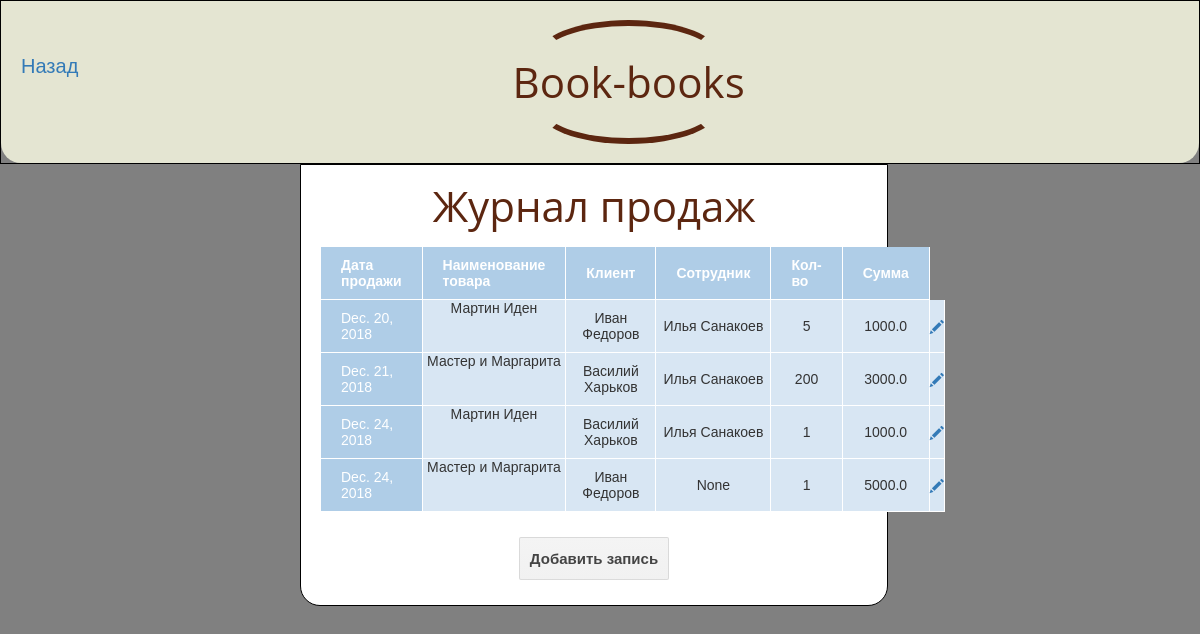
Page /sales/ on the committed database.
### book_book/models.py (models this page shows, shortened)
class Sale(models.Model):
    date = models.DateField('Дата продажи', default=date.today)
    product = models.ForeignKey(Product, verbose_name='Товар', on_delete=models.DO_NOTHING)
    client = models.ForeignKey(Client, verbose_name='Клиент', on_delete=models.DO_NOTHING)
    staffer = models.ForeignKey('Staffer', null=True, verbose_name='Сотрудник', on_delete=models.DO_NOTHING)
    count = models.IntegerField('Кол-во')
    sum = models.FloatField('Сумма')

class Product(models.Model):
    name = models.CharField(u'Название', max_length=255)
    author = models.CharField(u'Автор', max_length=255)
    supplier = models.ForeignKey('Supplier', verbose_name='Поставщик', on_delete=models.DO_NOTHING)
    price = models.FloatField("Цена")
    count = models.IntegerField('Кол-во')
    code = models.CharField(u'Адрес ячейки', max_length=5)
    def __str__(self):
        return '{}'.format(self.name)

class Client(models.Model):
    first_name = models.CharField(u'Имя', max_length=255)
    last_name = models.CharField(u'Фамилия', max_length=255)
    phone = models.CharField('Телефон', unique=True, max_length=12)
    email = models.CharField('Электронная почта', default='-', max_length=50, validators=[validate_email])
    products = models.ManyToManyField('Product', blank=True)
    def __str__(self):
        return '{} {}'.format(self.first_name, self.last_name)

class Staffer(models.Model):
    first_name = models.CharField(u'Имя', max_length=255)
    last_name = models.CharField(u'Фамилия', max_length=255)
    phone = models.CharField('Телефон', unique=True, max_length=12)
    email = models.CharField('Электронная почта', default='-', max_length=50, validators=[validate_email])
    post = models.CharField('Должность', max_length=255)
    def __str__(self):
        return '{} {}'.format(self.first_name, self.last_name)

### book_book/views.py (the view)
# urls.py: path('sales/', views.show_sales),
def show_sales(request):
    sales = Sale.objects.all()
    context = {'sales': sales}
    context['sale_add_url'] = 'add_sale'
    set_path(request.path, context)
    return render(request, 'sales.html', context)

### book_book/views.py (called while the page is built)
def set_path(path, context):
    if path == '/':
        context['back'] = ''
        return
    idx = path[:-1].rindex('/')
    context['back'] = path[:idx + 1]

### book_book/templates/sales.html (shortened to what this page needs)
{% extends 'base.html' %}
{% block content %}
<h1 align="center"> Журнал продаж </h1>
<table align="center" style="margin: 20px">
    <tr>
        <th valign="top">
           Дата продажи
        </th>
        <th valign="top">
           Наименование товара
        </th>
        <th>
            Клиент
        </th>
        <th>
            Сотрудник
        </th>
        <th>
            Кол-во
        </th>
        <th>
            Сумма
        </th>
    </tr>
    {% for sale in sales %}
    <tr>
        <td valign="top">
           {{ sale.date }}
        </td>
        <td valign="top">
           {{ sale.product }}
        </td>
        <td>
            {{ sale.client }}
        </td>
        <td>
            {{ sale.staffer }}
        </td>
        <td>
           {{ sale.count }}
        </td>
        <td>
           {{ sale.sum }}
        </td>
        <td>
           <a href="edit_{{ sale.pk }}"><span class="glyphicon glyphicon-pencil" aria-hidden="true"></span></a>
        </td>
    </tr>
    {% endfor %}
</table>
<div align="center" class="block">
    <a href="{{ sale_add_url }}" class="button15">
        Добавить запись
    </a>
</div>
{% endblock %}
{% block back %}
<a style="float: left; font-size: 20px" href="{{ back }}"> Назад</a>
{% endblock %}

### book_book/templates/base.html (shortened to what this page needs)
{% load static %}
<head>
    <link rel="stylesheet" href="https://maxcdn.bootstrapcdn.com/bootstrap/3.3.7/css/bootstrap.min.css">
    <link rel="stylesheet" href="{% static 'css/list.css' %}">
</head>
<body bgcolor="grey">
<div style="border: 1px solid black;">
    <div class="two" style="border-radius: 0 0 20px 20px;">{% block back %}{% endblock %}<a href="/"><h1> Book-books</h1></a></div>
</div>
<div class="parent">
    <div class="child" style="border-radius: 0 0 20px 20px; width: 49%; border: 1px solid black; background: white;" >
        {% block content %}
        {% endblock %}
    </div>
</div>
</body>

### book_book/static/css/list.css (style rules this page uses)
a.button15 { display: inline-block; font-family: arial,sans-serif; font-size: 15px; font-weight: bold; color: rgb(68,68,68); text-decoration: none; user-select: none; padding: 10 10; outline: none; border: 1px solid rgba(0,0,0,.1); border-radius: 2px; background: rgb(245,245,245) linear-gradient(#f4f4f4, #f1f1f1); transition: all .218s ease 0s; }
.two { background: #E4E5D2; padding: 50px 20px; text-align: center; }
.two h1 { font-family: 'Open Sans', sans-serif; position: relative; color: #5C2610; font-size: 3em; font-weight: normal; line-height: 1; padding: 10px 0; margin: 0; display: inline-block; }
.two h1:before { content: ""; position: absolute; top: 50%; left: 50%; transform: translate(-50%,-50%); width: 80%; height: 200%; border-radius: 50%/30%; border: 6px solid #5C2610; border-left-color: transparent; border-right-color: transparent; }
.child { float: left; padding: 0; display: inline-block; }
.block { margin: 25 25; }
body { margin: 0; background-color: grey; }
table { font-family: "Lucida Sans Unicode", "Lucida Grande", Sans-Serif; font-size: 14px; border-collapse: collapse; text-align: center; }
th, td:first-child { background: #AFCDE7; color: white; padding: 10px 20px; }
th, td { border-style: solid; border-width: 0 1px 1px 0; border-color: white; }
td { background: #D8E6F3; }
th:first-child, td:first-child { text-align: left; }
h1 { font-family: 'Open Sans', sans-serif; position: relative; color: #5C2610; font-size: 3em; font-weight: normal; line-height: 1; align: center; }

### rows in the picture
Sale: date "Dec. 20, 2018", product "Мартин Иден", client "Иван Федоров", staffer "Илья Санакоев", count "5", sum "1000.0"
Sale: date "Dec. 21, 2018", product "Мастер и Маргарита", client "Василий Харьков", staffer "Илья Санакоев", count "200", sum "3000.0"
Sale: date "Dec. 24, 2018", product "Мартин Иден", client "Василий Харьков", staffer "Илья Санакоев", count "1", sum "1000.0"
Sale: date "Dec. 24, 2018", product "Мастер и Маргарита", client "Иван Федоров", staffer "None", count "1", sum "5000.0"
